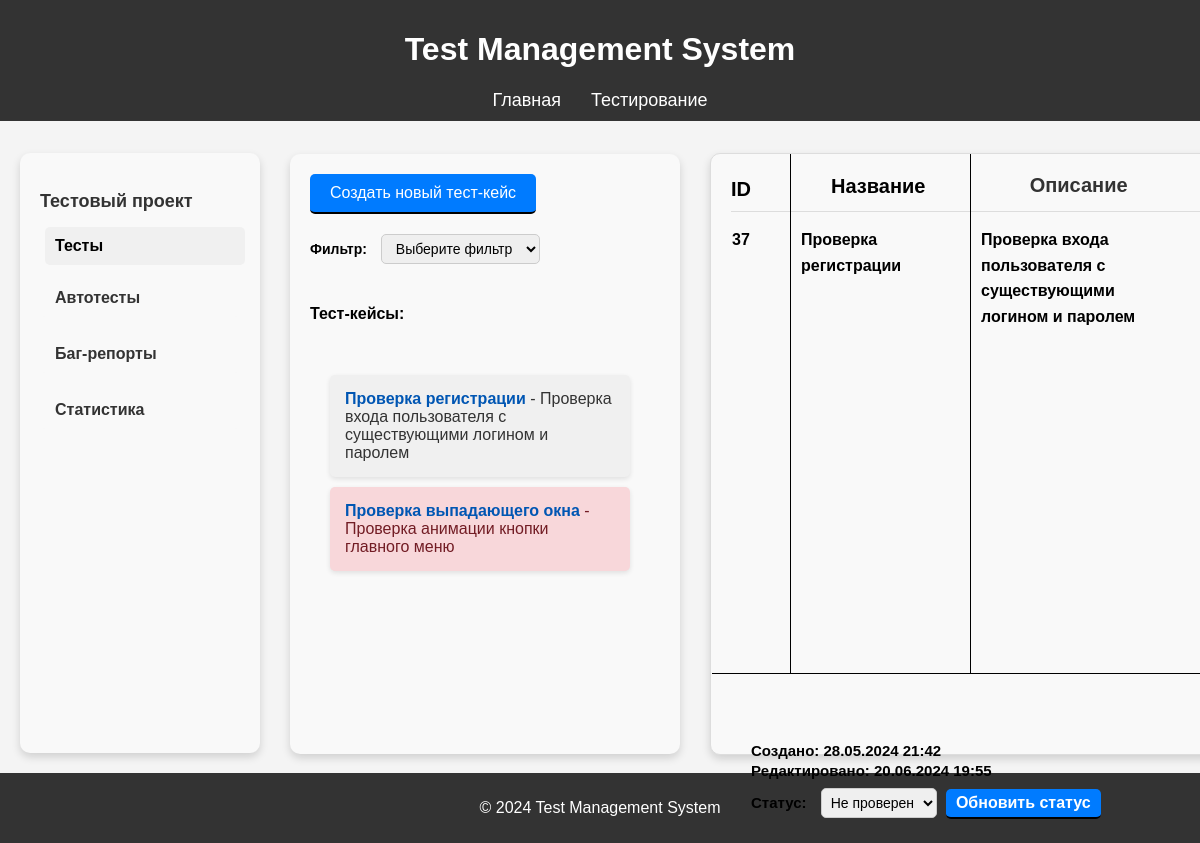
/testing/test-case-details/37/, run on the app's committed database.
### testing/models.py (models this page shows, shortened)
class TestCase(models.Model):
    STATUS_CHOICES = [
        ('not_tested', 'Не проверен'),
        ('passed', 'Пройден'),
        ('failed', 'Провален'),
    ]
    name = models.CharField(max_length=200)
    description = models.TextField()
    steps = models.TextField()
    expected_result = models.TextField()
    created_at = models.DateTimeField(default=timezone.now)
    updated_at = models.DateTimeField(auto_now=True)
    status = models.CharField(max_length=20, choices=STATUS_CHOICES, default='not_tested')

### testing/views.py (the view)
# urls.py: path('test-case-details/<int:id>/', test_case_details, name='test_case_details'),
def test_case_details(request, id):
    case = get_object_or_404(TestCase, pk=id)
    cases = TestCase.objects.all()
    filter_type = request.GET.get('filter')
    if filter_type == 'id-sort':
        id_sort = request.GET.get('id-sort')
        if id_sort == 'asc':
            cases = cases.order_by('id')
        elif id_sort == 'desc':
            cases = cases.order_by('-id')
    elif filter_type == 'name':
        name = request.GET.get('name')
        if name:
            cases = cases.filter(name__icontains=name)
    elif filter_type == 'status':
        status = request.GET.get('status')
        if status:
            cases = cases.filter(status=status)
    return render(request, 'testing/test_case_details.html', {'case': case, 'cases': cases})

### testing/templates/testing/test_case_details.html (shortened to what this page needs)
{% extends 'testing/base.html' %}
{% load static %}
{% block content %}
{% include 'testing/sidebar_content.html' %}
<div class="manual-tests-container">
    <a href="{% url 'testing:create_test_case' %}" class="create-test-case-button">Создать новый тест-кейс</a>
    {% include 'testing/filterform.html' %}
    <h4>Тест-кейсы:</h4>
    <div class="created-test-cases">
        {% for case in cases %}
        <a href="{% url 'testing:test_case_details' case.id %}" class="test-case-link">
            <div class="test-case-item {% if case.status == 'not_tested' %}not-tested{% elif case.status == 'passed' %}passed{% elif case.status == 'failed' %}failed{% endif %}">
                <strong>{{ case.name }}</strong> - {{ case.description }}
            </div>
        </a>
        {% endfor %}
    </div>
</div>
<div class="test-container">
    <div class="test-case-details">
        <div class="test-case-header">
            <h1 class="header-id">ID</h1>
            <h2 class="header-name">Название</h2>
            <h3 class="header-description">Описание</h3>
        </div>
        <div class="test-case-content">
            <div class="test-case-section">
                <p>{{ case.id }}</p>
            </div>
            <div class="test-case-section text-left-name">
                <p>{{ case.name }}</p>
            </div>
            <div class="test-case-section text-left-name-2">
                <p>{{ case.description }}</p>
            </div>
        </div>
        <div class="form-buttons-container">
            <div class="test-case-date">
                Создано: {{ case.created_at|date:"d.m.Y H:i" }}
            </div>
            <div class="test-case-date-2">
                <div class="test-case-date-3">
                    Редактировано: {{ case.updated_at|date:"d.m.Y H:i" }}
                </div>
                <form action="{% url 'testing:update_status' case.id %}" method="post" class="status-form">
                    <label for="status">Статус:</label>
                    <select name="status" id="status">
                        <option value="not_tested" {% if case.status == 'not_tested' %}selected{% endif %}>Не проверен</option>
                    </select>
                    <button type="submit">Обновить статус</button>
                </form>
            </div>
    </div>
</div>
</div>
{% endblock %}

### testing/templates/testing/base.html (shortened to what this page needs)
{% load static %}
<link rel="stylesheet" href="{% static 'css/style.css' %}">
<link rel="stylesheet" href="{% static 'css/checkstyle.css' %}">
<link rel="stylesheet" href="{% static 'css/testplan.css' %}">
<link rel="stylesheet" href="{% static 'css/autotest.css' %}">
<link rel="stylesheet" href="{% static 'css/bugstyle.css' %}">
<!DOCTYPE html>
<html lang="en">
<head>
    <link rel="stylesheet" href="{% static 'css/style.css' %}">
    <link rel="stylesheet" href="{% static 'css/checkstyle.css' %}">
    <link rel="stylesheet" href="{% static 'css/testplan.css' %}">
    <link rel="stylesheet" href="{% static 'css/autotest.css' %}">
    <link rel="stylesheet" href="{% static 'css/bugstyle.css' %}">
</head>
<body>
            <header>
                <h1>Test Management System</h1>
                <nav>
                    <ul>
                        <li><a href="{% url 'testing:home' %}">Главная</a></li>
                        <li><a href="{% url 'testing:tests' %}">Тестирование</a></li>
                    </ul>
                </nav>
            </header>
    <main>
        {% block content %}
        {% endblock %}
    </main>
    <footer class="footer">
        <div class="container">
            <p>© 2024 Test Management System</p>
        </div>
    </footer>
</body>
</html>

### testing/templates/testing/sidebar_content.html (shortened to what this page needs)
<div class="sidebar">
    <h3>Тестовый проект</h3>
    <div class="menu">
        <button class="menu-toggle">Тесты</button>
    <ul class="menu-item-auto">
        <li><a href="{% url 'testing:auto_test_list' %}">Автотесты</a></li>
        <li><a href="{% url 'testing:bug_list' %}">Баг-репорты</a></li>
        <li><a href="{% url 'testing:statistics' %}">Статистика</a></li>
    </ul>
</div>

### testing/templates/testing/filterform.html (shortened to what this page needs)
<form method="get"  class="filter-form">
    <label for="filter">Фильтр:</label>
    <select id="filter" name="filter" onchange="toggleFilterInputs(this.value)">
        <option value="">Выберите фильтр</option>
    </select>
</form>

### testing/static/css/checkstyle.css (style rules this page uses)
.not-tested { background-color: #f0f0f0; color: #333; }
.failed { background-color: #f8d7da; color: #721c24; }

### data on the page
TestCase: name "Проверка регистрации", description "Проверка входа пользователя с существующими логином и паролем", id "37", created_at "28.05.2024 21:42", updated_at "20.06.2024 19:55", status "Не проверен"
TestCase: name "Проверка выпадающего окна", description "Проверка анимации кнопки главного меню"
